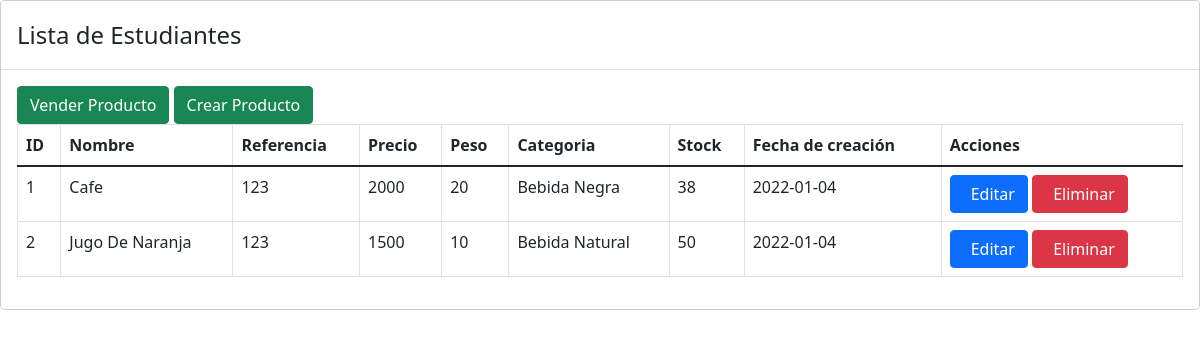
The page /views/index.php on the database its author committed.
### tables this page shows
CREATE TABLE `products` (
  `id_product` int(11) NOT NULL,
  `name_product` varchar(25) NOT NULL,
  `referense` varchar(125) NOT NULL,
  `price` int(11) NOT NULL,
  `weight` int(11) NOT NULL,
  `category` varchar(50) NOT NULL,
  `stock` int(11) NOT NULL,
  `created_at` date NOT NULL
);

### models/conexion.php (called while the page is built, shortened)
<?php
    class Conexion
    {
        public $host = 'localhost';
        public $userDB = 'root';
        public $password= '';
        public $nameDB = 'inventory_konecta';
        public $characters = 'UTF8';
        public function __construct()
        {
            try {
                $this->cn = new mysqli($this->host, $this->userDB, $this->password, $this->nameDB);
                $this->cn->set_charset($this->characters);
                return $this->cn;
            } catch (Exception $e) {
                echo 'Excepcion capturada'.$e->getMessage(), 'n';
            }
        }
    }

### controllers/ProductController.php (called while the page is built, shortened)
<?php
require_once('../models/ModelProduct.php');
$Product = new Product();
if (isset($_POST['state']) && $_POST['state'] == "new") {
	$Product->createProduct($_POST['name_product'], $_POST['referense'], $_POST['price'], $_POST['weight'], $_POST['category'], $_POST['stock'], $_POST['created_at']);
	header("Location: ../views/new_product.php");
} else if (isset($_POST['state']) && $_POST['state'] == "edit") {
	$id = isset($_POST['id']) ? $_POST['id'] : "";
	if ($id != "") {
		$Product->updateProduct($_POST['name_product'], $_POST['referense'], $_POST['price'], $_POST['weight'], $_POST['category'], $_POST['stock'], $_POST['created_at'], $id);
	}
	header("Location: ../views/edit_product.php?getProduct=" . $id);
} else if (isset($_GET['getProduct'])) {
	$product = $Product->getProductById($_GET['getProduct']);
} else if (isset($_GET['deleteProduct'])) {
	$Product->deleteProductById($_GET['deleteProduct']);
	header("Location: ../views/index.php");
} else {
	$data = $Product->listProducts();
}

### models/ModelProduct.php (called while the page is built, shortened)
<?php
require_once('conexion.php');
class Product
{
    private $db;
    public function __construct()
    {
        $this->db = new Conexion();
    }
    public function listProducts()
    {
        $a = array();
        $sql = 'SELECT * FROM products;';
        $sentencia = $this->db->cn->prepare($sql);
        $sentencia->execute();
        $result = $sentencia->get_result();
        while ($row = $result->fetch_assoc()) {
            $a[] = array(
                'id_product' => $row['id_product'],
                'name_product' => $row['name_product'],
                'referense' => $row['referense'],
                'price' => $row['price'],
                'weight' => $row['weight'],
                'category' => $row['category'],
                'stock' => $row['stock'],
                'created_at' => $row['created_at'],
            );
        }
        return $a;
    }
}

### views/index.php (the view, shortened to what this page needs)
<!DOCTYPE html>
<html>
<head>
	<link rel="stylesheet" type="text/css" href="../public/css/bootstrap.min.css">
</head>
<body class="hold-transition login-page">
	<div class="login-box">
		<?php
		require_once('../controllers/ProductController.php');
		?>
		<div class="modal-content">
			<div class="modal-header">
				<h4 class="modal-title">Lista de Estudiantes</h4>
			</div>
			<div class="modal-body table-responsive">
				<a href="../views/sell_product.php" class="btn btn-success">Vender Producto</a>
				<a href="../views/new_product.php" class="btn btn-success">Crear Producto</a>
				<table id="example1" class="table table-bordered table-hover">
					<thead>
						<tr>
							<th class="sorting_asc">ID</th>
							<th>Nombre</th>
							<th>Referencia</th>
							<th>Precio</th>
							<th>Peso</th>
							<th>Categoria</th>
							<th>Stock</th>
							<th>Fecha de creación</th>
							<th>Acciones</th>
						</tr>
					</thead>
					<tbody>
						<?php
						for ($i = 0; $i < sizeof($data); $i++) :
							echo '<tr>';
							echo '<td class="idEstudiante" id="', $data[$i]['id_product'], '">', $data[$i]['id_product'], '</td>';
							echo '<td>', $data[$i]['name_product'], '</td>';
							echo '<td>', $data[$i]['referense'], '</td>';
							echo '<td>', $data[$i]['price'], '</td>';
							echo '<td>', $data[$i]['weight'], '</td>';
							echo '<td>', $data[$i]['category'], '</td>';
							echo '<td>', $data[$i]['stock'], '</td>';
							echo '<td>', $data[$i]['created_at'], '</td>';
							echo
							'<td>
                                        <a href="./edit_product.php?getProduct=', $data[$i]['id_product'], '" style="padding-left: 20px;" class="btn btn-primary" id="', $data[$i]['id_product'], '">Editar</a>
                                        <a href="../controllers/productController.php?deleteProduct=', $data[$i]['id_product'], '" style="padding-left: 20px;" class="btn btn-danger" id="', $data[$i]['id_product'], '">Eliminar</a>
                                        </td>
                                        </tr>';
						endfor;
						?>
					</tbody>
				</table>
			</div>
		</div>
	</div>
</body>
</html>

### rows shown on the page
products: id_product "1", name_product "Cafe", referense "123", price "2000", weight "20", category "Bebida Negra", stock "38", created_at "2022-01-04"
products: id_product "2", name_product "Jugo De Naranja", referense "123", price "1500", weight "10", category "Bebida Natural", stock "50", created_at "2022-01-04"
